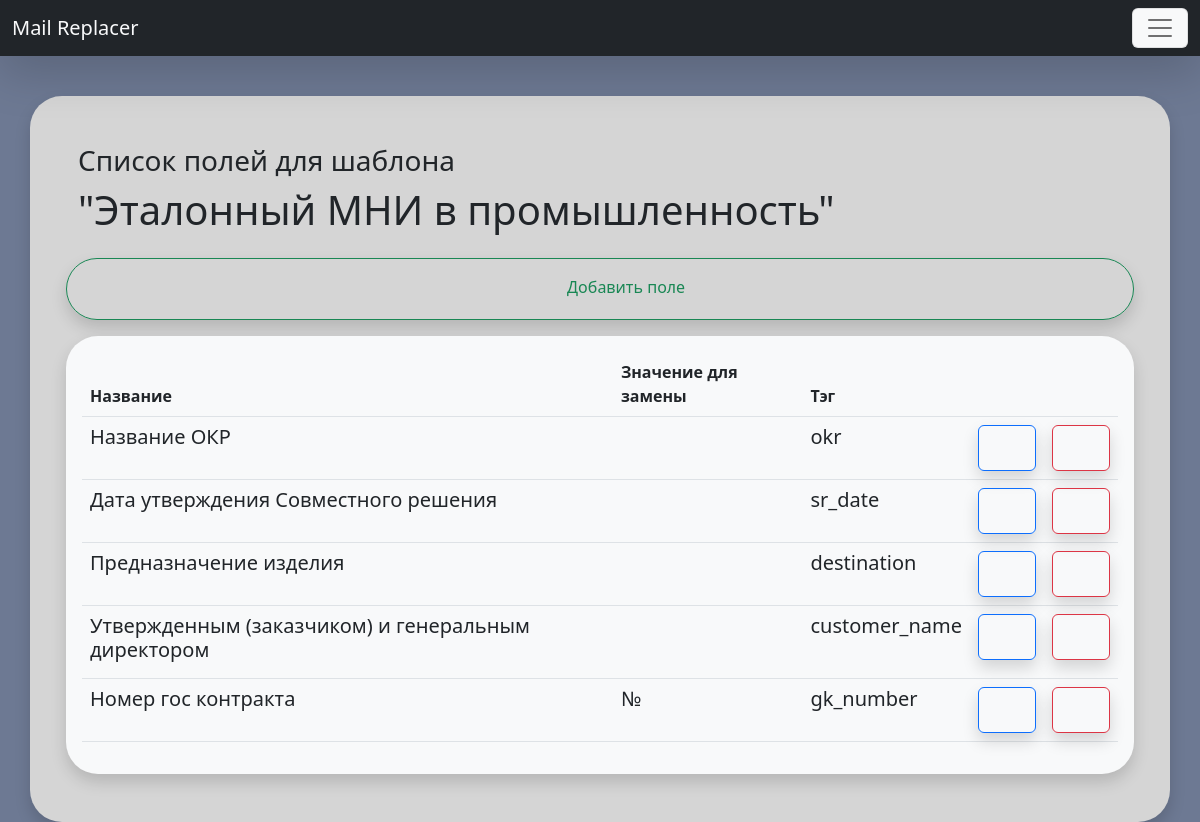
Screenshot of /fields/list/34/ (signed in) with the database file from the repository.
### Replacer/models.py (models this page shows, shortened)
class Template(models.Model):
    title = models.CharField(max_length=255, db_index=True, verbose_name='Наименование шаблона')
    file = models.FileField(upload_to='templates/%Y/%m/%d/', blank=False, verbose_name='Файл шаблона')
    owner = models.ForeignKey(User, on_delete=models.CASCADE, blank=True, null=True, verbose_name='Владелец')
    def __str__(self) -> str:
        return self.title
    def get_absolute_url(self):
        return reverse('template', kwargs={"pk": self.pk})
    class Meta:
        verbose_name = 'Шаблон'
        verbose_name_plural = 'Шаблоны'
        ordering = ['pk']

class ReplaceField(models.Model):
    title = models.CharField(
        max_length=255, db_index=True, verbose_name='Имя поля для замены')
    replace_value = models.TextField(blank=True, verbose_name='Значение')
    tag = models.CharField(max_length=255, verbose_name='Тэг')
    template = models.ForeignKey(
        Template, on_delete=models.CASCADE, null=False, verbose_name='Id шаблона')
    owner = models.ForeignKey(User, on_delete=models.CASCADE, blank=True, null=True, verbose_name='Владелец')
    class Meta:
        verbose_name = 'Заменяемое поле'
        verbose_name_plural = 'Заменяемые поля'
        ordering = ['template']

### Replacer/views.py (the view)
# urls.py: path('fields/list/<int:pk>/', FieldsForTemplateView.as_view(), name='fields_list'),
class FieldsForTemplateView(LoginRequiredMixin, ListView):
    model = ReplaceField
    template_name = 'Replacer/fields_list.html'
    def get(self, request, *args, **kwargs) -> HttpResponse:
        self.pk = kwargs.get('pk')
        return super().get(request, *args, **kwargs)
    def get_context_data(self, **kwargs):
        context = super().get_context_data(**kwargs)
        context['fields_list'] = ReplaceField.objects.filter(
            template=self.pk).select_related('template')
        template = Template.objects.get(pk=self.pk)
        context['template'] = template
        context['form'] = FieldsBaseForm(initial={'template': template, })
        print(context['form']['template'].value())
        return context

### Replacer/templatetags/custom_filters.py (called while the page is built)
@register.inclusion_tag('Replacer/include/_template_bar.html')
def show_template_bar(path, user):
    template_list = Template.objects.all().filter(owner=user)
    return {'template_list':template_list, 'path':path}

@register.simple_tag(name='forindex')
def forindex(list_obj, index):
    return list_obj[index]

### Replacer/templates/Replacer/fields_list.html (shortened to what this page needs)
{% extends 'base.html' %}
{% load static %}
{% load custom_filters %}
{% block container %}
<div class="container rounded-5 p-5 shadow" style="background-color: #d5d5d5;">
    <div class="row">
        <h3>Cписок полей для шаблона</h3>
        <h1>"{{template}}"</h1>
        {% include 'Replacer/include/_add_button.html' %}
        {% if fields_list %}
        {% forindex fields_list 0 as first_field %}
        <div class="bg-light shadow rounded-5 p-3">
            <table class="table">
                <thead>
                    <tr>
                        <th scope="col">Название</th>
                        <th scope="col">Значение для замены</th>
                        <th scope="col">Тэг</th>
                        <th scope="col"></th>
                        <th scope="col"></th>
                    </tr>
                </thead>
                {% for field in fields_list %}
                <tbody>
                    <tr>
                        <td><h5>{{field.title}}</h5></td>
                        <td><h5>{{field.replace_value}}</h5></td>
                        <td><h5>{{field.tag}}</h5></td>
                        <td><a class="btn btn-outline-primary shadow" href="{% url 'fields_update' field.pk %}">
                                <lord-icon src="{% static 'icons/edit.json' %}" trigger="hover"
                                    style="width:32px;height:32px">
                                </lord-icon>
                            </a>
                        </td>
                        <td><a class="btn btn-outline-danger shadow" href="{% url 'fields_delete' field.pk %}">
                                <lord-icon src="{% static 'icons/delete.json' %}" trigger="hover"
                                    style="width:32px;height:32px">
                                </lord-icon>
                            </a>
                        </td>
                    </tr>
                </tbody>
                {% endfor %}
            </table>
            {% endif %}
        </div>
    </div>
    {% endblock %}

### rows the page displays
Template: title "Эталонный МНИ в промышленность"
ReplaceField: title "Название ОКР", tag "okr"
ReplaceField: title "Дата утверждения Совместного решения", tag "sr_date"
ReplaceField: title "Предназначение изделия", tag "destination"
ReplaceField: title "Утвержденным (заказчиком) и генеральным директором", tag "customer_name"
ReplaceField: title "Номер гос контракта", replace_value "№", tag "gk_number"
